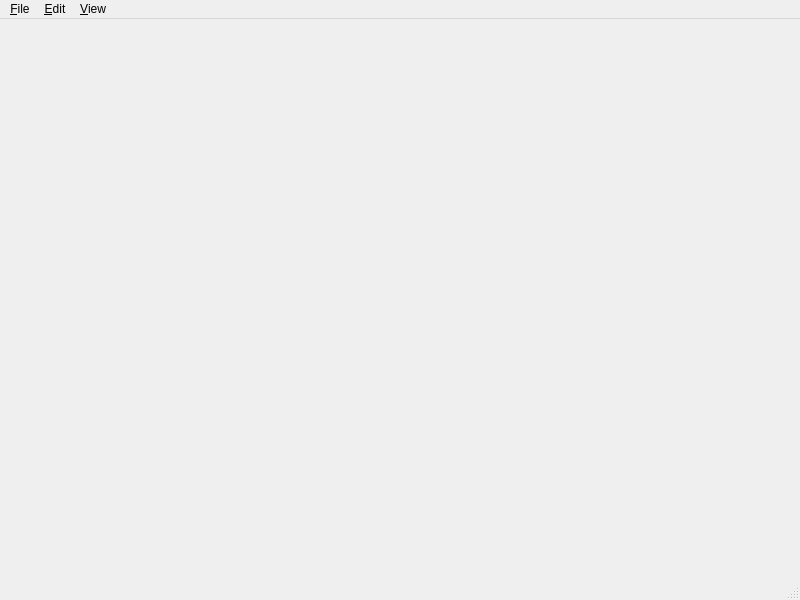
<?xml version="1.0" encoding="UTF-8"?>
<ui version="4.0">
 <class>MainWindow</class>
 <widget class="QMainWindow" name="MainWindow">
  <property name="geometry">
   <rect>
    <x>0</x>
    <y>0</y>
    <width>800</width>
    <height>600</height>
   </rect>
  </property>
  <property name="windowTitle">
   <string>MainWindow</string>
  </property>
  <widget class="QWidget" name="centralwidget"/>
  <widget class="QMenuBar" name="menubar">
   <property name="geometry">
    <rect>
     <x>0</x>
     <y>0</y>
     <width>800</width>
     <height>20</height>
    </rect>
   </property>
   <widget class="QMenu" name="menuFile">
    <property name="title">
     <string>&amp;File</string>
    </property>
    <addaction name="actionOpen"/>
    <addaction name="separator"/>
    <addaction name="actionSave"/>
    <addaction name="actionSave_As"/>
    <addaction name="separator"/>
    <addaction name="actionImport"/>
    <addaction name="actionExport"/>
    <addaction name="separator"/>
    <addaction name="action_Quit"/>
   </widget>
   <widget class="QMenu" name="menuEdit">
    <property name="title">
     <string>&amp;Edit</string>
    </property>
    <addaction name="actionAddEvent"/>
    <addaction name="actionEditEvent"/>
    <addaction name="actionRemoveEvent"/>
   </widget>
   <widget class="QMenu" name="menu_View">
    <property name="title">
     <string>&amp;View</string>
    </property>
    <addaction name="actionCharacters"/>
    <addaction name="actionLocations"/>
    <addaction name="actionCivilizations"/>
    <addaction name="actionTimelines"/>
   </widget>
   <addaction name="menuFile"/>
   <addaction name="menuEdit"/>
   <addaction name="menu_View"/>
  </widget>
  <widget class="QStatusBar" name="statusbar"/>
  <action name="actionNewFile">
   <property name="text">
    <string>&amp;New...</string>
   </property>
   <property name="toolTip">
    <string>Create a new timeline file.</string>
   </property>
   <property name="shortcut">
    <string>Ctrl+N</string>
   </property>
  </action>
  <action name="actionOpen">
   <property name="text">
    <string>&amp;Open...</string>
   </property>
   <property name="shortcut">
    <string>Ctrl+O</string>
   </property>
  </action>
  <action name="actionImport">
   <property name="text">
    <string>&amp;Import...</string>
   </property>
   <property name="shortcut">
    <string>Ctrl+I</string>
   </property>
  </action>
  <action name="actionSave">
   <property name="text">
    <string>&amp;Save</string>
   </property>
   <property name="shortcut">
    <string>Ctrl+S</string>
   </property>
  </action>
  <action name="actionSave_As">
   <property name="text">
    <string>Save &amp;As...</string>
   </property>
  </action>
  <action name="actionExport">
   <property name="text">
    <string>&amp;Export...</string>
   </property>
  </action>
  <action name="actionViewCharacters">
   <property name="text">
    <string>&amp;Characters</string>
   </property>
  </action>
  <action name="actionViewLocations">
   <property name="text">
    <string>&amp;Locations</string>
   </property>
  </action>
  <action name="actionViewCivilizations">
   <property name="text">
    <string>Ci&amp;vilizations</string>
   </property>
  </action>
  <action name="actionViewEvents">
   <property name="text">
    <string>&amp;Timelines</string>
   </property>
  </action>
  <action name="actionViewRecent_Edits">
   <property name="text">
    <string>&amp;Recent Edits</string>
   </property>
  </action>
  <action name="action_Preferences">
   <property name="text">
    <string>&amp;Preferences...</string>
   </property>
  </action>
  <action name="actionProject_Metadata">
   <property name="text">
    <string>Project &amp;Metadata..</string>
   </property>
  </action>
  <action name="action_Minimize_Maximize">
   <property name="text">
    <string>&amp;Minimize / Maximize</string>
   </property>
  </action>
  <action name="action_About">
   <property name="text">
    <string>&amp;About...</string>
   </property>
  </action>
  <action name="action_Manual">
   <property name="text">
    <string>&amp;Manual...</string>
   </property>
  </action>
  <action name="actionAddEvent">
   <property name="text">
    <string>&amp;New Event...</string>
   </property>
  </action>
  <action name="actionRemoveEvent">
   <property name="text">
    <string>&amp;Remove Event...</string>
   </property>
  </action>
  <action name="actionAddCharacter">
   <property name="text">
    <string>&amp;New...</string>
   </property>
   <property name="toolTip">
    <string>Add a new character.</string>
   </property>
  </action>
  <action name="actionRemoveCharacter">
   <property name="text">
    <string>&amp;Delete...</string>
   </property>
   <property name="toolTip">
    <string>Delete a character</string>
   </property>
  </action>
  <action name="actionAddTimeline">
   <property name="text">
    <string>&amp;New...</string>
   </property>
   <property name="toolTip">
    <string>Create a new timeline.</string>
   </property>
  </action>
  <action name="actionRemoveTimeline">
   <property name="text">
    <string>&amp;Delete...</string>
   </property>
   <property name="toolTip">
    <string>Delete a timeline.</string>
   </property>
  </action>
  <action name="actionAddLocation">
   <property name="text">
    <string>&amp;New...</string>
   </property>
   <property name="toolTip">
    <string>Create a new location.</string>
   </property>
  </action>
  <action name="actionEditEvent">
   <property name="text">
    <string>&amp;Edit / View Event...</string>
   </property>
  </action>
  <action name="actionEditTimeline">
   <property name="text">
    <string>&amp;Edit / View...</string>
   </property>
  </action>
  <action name="actionEditCharacter">
   <property name="text">
    <string>&amp;Edit / View...</string>
   </property>
  </action>
  <action name="actionRemoveLocation">
   <property name="text">
    <string>&amp;Delete...</string>
   </property>
  </action>
  <action name="actionEditLocation">
   <property name="text">
    <string>&amp;Edit / View...</string>
   </property>
  </action>
  <action name="actionNewCivilization">
   <property name="text">
    <string>&amp;New...</string>
   </property>
  </action>
  <action name="actionRemoveCivilization">
   <property name="text">
    <string>&amp;Delete...</string>
   </property>
  </action>
  <action name="actionEditCivilization">
   <property name="text">
    <string>&amp;Edit / View...</string>
   </property>
  </action>
  <action name="actionViewEvent_Statistics">
   <property name="text">
    <string>&amp;Event Statistics</string>
   </property>
  </action>
  <action name="action_Close">
   <property name="text">
    <string>&amp;Close File</string>
   </property>
  </action>
  <action name="action_Quit">
   <property name="text">
    <string>&amp;Quit</string>
   </property>
   <property name="shortcut">
    <string>Ctrl+Q</string>
   </property>
  </action>
  <action name="actionCharacters">
   <property name="text">
    <string>&amp;Characters...</string>
   </property>
  </action>
  <action name="actionLocations">
   <property name="text">
    <string>&amp;Locations...</string>
   </property>
  </action>
  <action name="actionCivilizations">
   <property name="text">
    <string>Ci&amp;vilizations...</string>
   </property>
  </action>
  <action name="actionTimelines">
   <property name="text">
    <string>&amp;Timelines...</string>
   </property>
  </action>
 </widget>
 <resources/>
 <connections/>
</ui>
